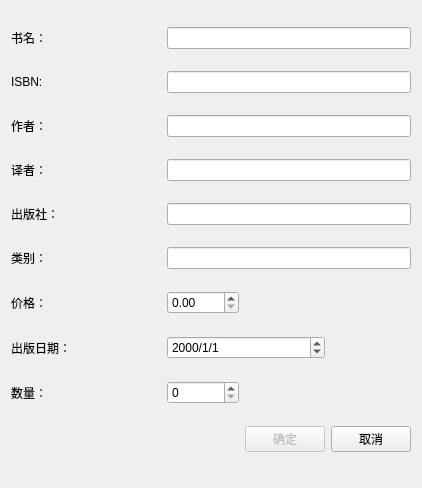
<?xml version="1.0" encoding="UTF-8"?>
<ui version="4.0">
 <class>InputBookInformationDialog</class>
 <widget class="QDialog" name="InputBookInformationDialog">
  <property name="geometry">
   <rect>
    <x>0</x>
    <y>0</y>
    <width>422</width>
    <height>488</height>
   </rect>
  </property>
  <property name="windowTitle">
   <string>请输入图书详细信息</string>
  </property>
  <layout class="QGridLayout" name="gridLayout">
   <item row="0" column="0">
    <widget class="QLabel" name="label">
     <property name="text">
      <string>书名：</string>
     </property>
    </widget>
   </item>
   <item row="0" column="2" colspan="3">
    <widget class="QLineEdit" name="nameLineEdit"/>
   </item>
   <item row="1" column="0">
    <widget class="QLabel" name="label_2">
     <property name="text">
      <string>ISBN:</string>
     </property>
    </widget>
   </item>
   <item row="1" column="2" colspan="3">
    <widget class="QLineEdit" name="bookIDLineEdit"/>
   </item>
   <item row="2" column="0">
    <widget class="QLabel" name="label_3">
     <property name="text">
      <string>作者：</string>
     </property>
    </widget>
   </item>
   <item row="2" column="2" colspan="3">
    <widget class="QLineEdit" name="writerLineEdit"/>
   </item>
   <item row="3" column="0">
    <widget class="QLabel" name="label_7">
     <property name="text">
      <string>译者：</string>
     </property>
    </widget>
   </item>
   <item row="3" column="2" colspan="3">
    <widget class="QLineEdit" name="translaterLineEdit"/>
   </item>
   <item row="4" column="0" colspan="2">
    <widget class="QLabel" name="label_4">
     <property name="text">
      <string>出版社：</string>
     </property>
    </widget>
   </item>
   <item row="4" column="2" colspan="3">
    <widget class="QLineEdit" name="publisherLineEdit"/>
   </item>
   <item row="5" column="0">
    <widget class="QLabel" name="label_8">
     <property name="text">
      <string>类别：</string>
     </property>
    </widget>
   </item>
   <item row="5" column="2" colspan="3">
    <widget class="QLineEdit" name="typenameLineEdit"/>
   </item>
   <item row="6" column="0">
    <widget class="QLabel" name="label_9">
     <property name="text">
      <string>价格：</string>
     </property>
    </widget>
   </item>
   <item row="6" column="2">
    <widget class="QDoubleSpinBox" name="priceSpinBox"/>
   </item>
   <item row="7" column="0" colspan="2">
    <widget class="QLabel" name="label_10">
     <property name="text">
      <string>出版日期：</string>
     </property>
    </widget>
   </item>
   <item row="7" column="2" colspan="2">
    <widget class="QDateEdit" name="dateEdit">
     <property name="displayFormat">
      <string>yyyy/M/d</string>
     </property>
    </widget>
   </item>
   <item row="8" column="0">
    <widget class="QLabel" name="label_5">
     <property name="text">
      <string>数量：</string>
     </property>
    </widget>
   </item>
   <item row="8" column="2">
    <widget class="QSpinBox" name="spinBox">
     <property name="maximum">
      <number>999999999</number>
     </property>
    </widget>
   </item>
   <item row="8" column="3" colspan="2">
    <spacer name="horizontalSpacer">
     <property name="orientation">
      <enum>Qt::Horizontal</enum>
     </property>
     <property name="sizeHint" stdset="0">
      <size>
       <width>107</width>
       <height>20</height>
      </size>
     </property>
    </spacer>
   </item>
   <item row="9" column="1">
    <widget class="QLabel" name="messageLabel">
     <property name="text">
      <string/>
     </property>
    </widget>
   </item>
   <item row="9" column="4">
    <widget class="QPushButton" name="cancelButton">
     <property name="text">
      <string>取消</string>
     </property>
    </widget>
   </item>
   <item row="9" column="3">
    <widget class="QPushButton" name="okButton">
     <property name="enabled">
      <bool>false</bool>
     </property>
     <property name="text">
      <string>确定</string>
     </property>
     <property name="default">
      <bool>true</bool>
     </property>
    </widget>
   </item>
  </layout>
 </widget>
 <tabstops>
  <tabstop>nameLineEdit</tabstop>
  <tabstop>bookIDLineEdit</tabstop>
  <tabstop>writerLineEdit</tabstop>
  <tabstop>translaterLineEdit</tabstop>
  <tabstop>publisherLineEdit</tabstop>
  <tabstop>typenameLineEdit</tabstop>
  <tabstop>priceSpinBox</tabstop>
  <tabstop>dateEdit</tabstop>
  <tabstop>spinBox</tabstop>
  <tabstop>okButton</tabstop>
  <tabstop>cancelButton</tabstop>
 </tabstops>
 <resources/>
 <connections>
  <connection>
   <sender>okButton</sender>
   <signal>clicked()</signal>
   <receiver>InputBookInformationDialog</receiver>
   <slot>accept()</slot>
   <hints>
    <hint type="sourcelabel">
     <x>167</x>
     <y>150</y>
    </hint>
    <hint type="destinationlabel">
     <x>147</x>
     <y>86</y>
    </hint>
   </hints>
  </connection>
  <connection>
   <sender>cancelButton</sender>
   <signal>clicked()</signal>
   <receiver>InputBookInformationDialog</receiver>
   <slot>reject()</slot>
   <hints>
    <hint type="sourcelabel">
     <x>248</x>
     <y>150</y>
    </hint>
    <hint type="destinationlabel">
     <x>147</x>
     <y>86</y>
    </hint>
   </hints>
  </connection>
 </connections>
</ui>
